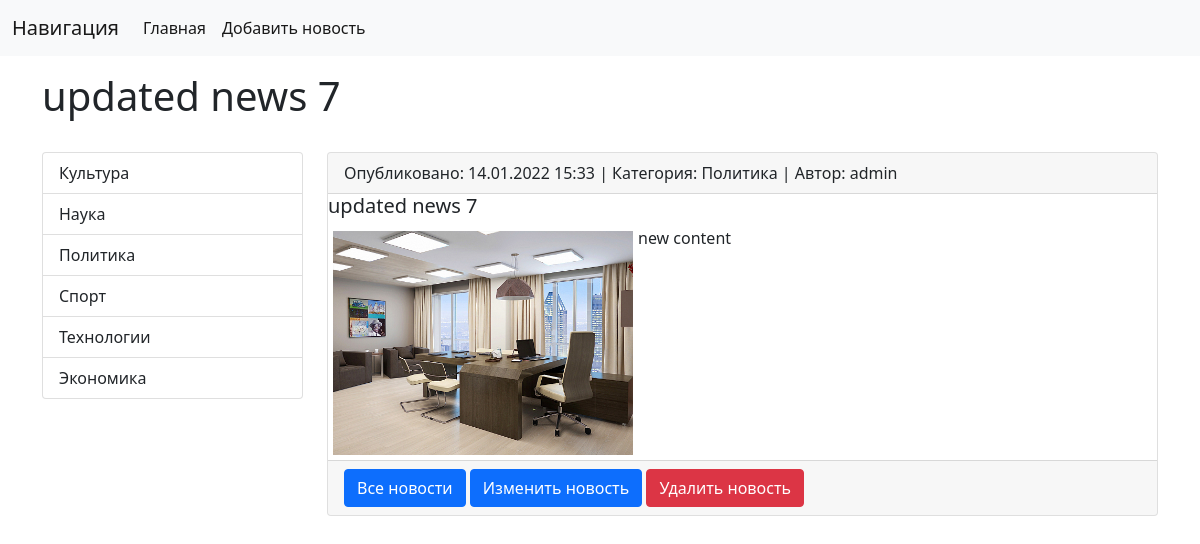
Page /news/7/ on the earlier database version.
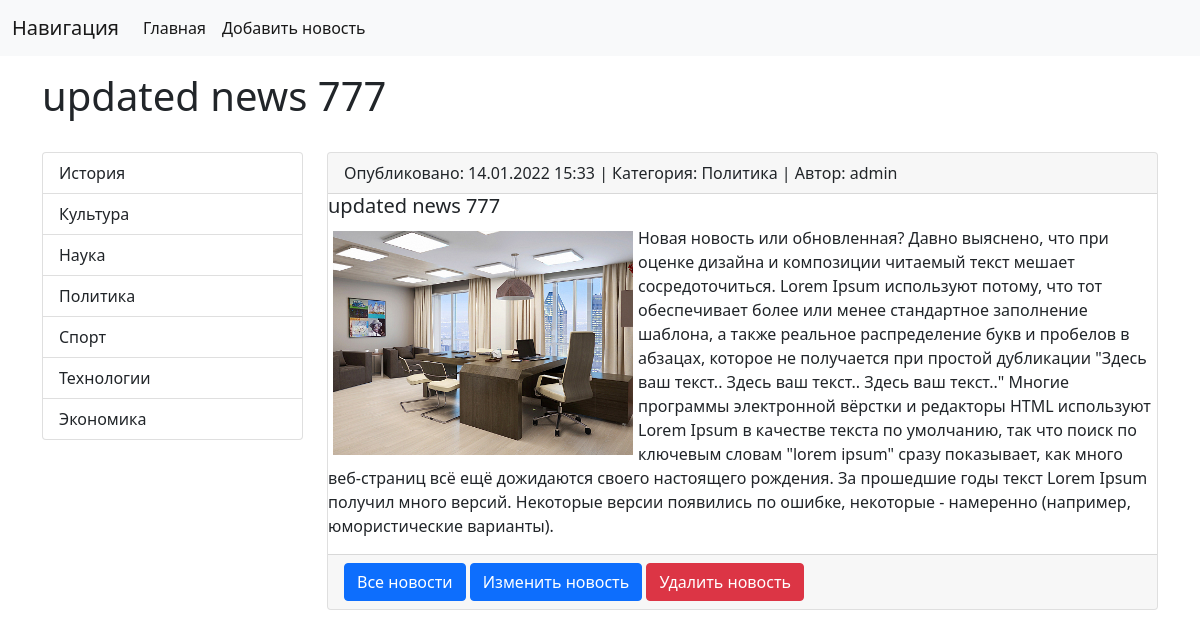
Same page on the later database version.
### news/models.py (models this page shows, shortened)
class News(models.Model):
    title = models.CharField(max_length=128, verbose_name='Наименование')
    content = models.TextField(blank=True, verbose_name='Контент')
    created_at = models.DateTimeField(auto_now_add=True, verbose_name='Дата публикации')
    updated_at = models.DateTimeField(auto_now=True, verbose_name='Обновлено')
    photo = models.ImageField(upload_to='photos/%Y/%m/%d', verbose_name='фото', blank=True)
    category = models.ForeignKey('Category', on_delete=models.PROTECT, null=True, verbose_name='Категория')
    is_published = models.BooleanField(default=True, verbose_name='Опубликовано')
    user = models.ForeignKey(User, verbose_name='Пользователь', on_delete=models.CASCADE)
    class Meta:
        verbose_name = 'Новость'
        verbose_name_plural = 'Новости'
        ordering = ['-created_at']

class Category(models.Model):
    title = models.CharField(max_length=128, db_index=True, verbose_name='Категория')
    def __str__(self):
        return self.title
    class Meta:
        verbose_name = 'Категория'
        verbose_name_plural = 'Категории'
        ordering = ['title']

### news/views.py (the view)
# urls.py: path('<int:pk>/', NewsDetailView.as_view(), name='news_detail'),
class NewsDetailView(BaseMixin, DetailView):
    model = News
    context_object_name = "news"  # переопределяем object-name, по-умолчинию - 'object'

### news/views.py (called while the page is built)
    def get_context_data(self, **kwargs):
        context = super().get_context_data(**kwargs)
        categories = Category.objects.all()
        context['category'] = categories
        return context

### news/templates/news/news_detail.html (shortened to what this page needs)
{% extends 'base.html' %}
{% block sidebar %}
{% include 'inc/_sidebar.html' %}
{% endblock %}
{% block headline %}
    {{ news.title }}
{% endblock %}
{% block context %}
<div class="card mb-3">
    <div class="card-header">
        Опубликовано: {{ news.created_at|date:'d.m.Y H:i' }} | Категория: {{ news.category }} | Автор: {{ news.user }}
    </div>
    <div class="media">
        <h5 class="mt-0">{{ news.title }}</h5>
        <p>
            {% if news.photo %}
                <img src="{{ news.photo.url }}" alt="{{ news.title }} picture"
                    width="300" class="mr-3" align="left" vspace="5" hspace="5">
            {% else %}
                <img src="https://s1.1zoom.me/b5050/4/Cats_Kittens_Ginger_484195_3840x2400.jpg" alt="default_kitten"
                    width="300" class="mr-3"align="left" vspace="5" hspace="5">
            {% endif %}
            {{ news.content }}
        </p>
    </div>
    <div class="card-footer text-muted">
        <a href="{% url 'news_list' %}" class="btn btn-primary">Все новости</a>
        <a href="{% url 'news_update' news.pk %}" class="btn btn-primary">Изменить новость</a>
        <a href="{% url 'news_delete' news.pk %}" class="btn btn-danger">Удалить новость</a>
    </div>
</div>
{% endblock %}

### templates/inc/_sidebar.html
<div class="list-group">
    {% for item in category %}
        <a href="{% url 'category' item.pk %}" class="list-group-item list-group-item-action">{{ item.title }}</a>
    {% endfor %}
</div>

Differences in the rows shown:
changed News "Политика": title "updated news 7" → "updated news 777"; content "new content" → "Новая новость или обновленная? Давно выяснено, что при оценке дизайна и композиции читаемый текст мешает сосредоточиться. Lorem Ipsum используют потому, что тот обеспечивает более или менее стандартное заполнение шаблона, а также реальное распределение букв и пробелов в абзацах, которое не получается при простой дубликации \"Здесь ваш текст.. Здесь ваш текст.. Здесь ваш текст..\" Многие программы электронной вёрстки и редакторы HTML используют Lorem Ipsum в качестве текста по умолчанию, так что поиск по ключевым словам \"lorem ipsum\" сразу показывает, как много веб-страниц всё ещё дожидаются своего настоящего рождения. За прошедшие годы текст Lorem Ipsum получил много версий. Некоторые версии…"
added Category: title "История"
